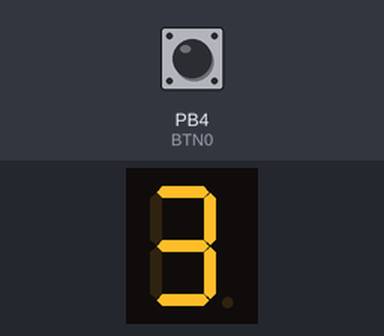
Simulated run of this program. Board: ATmega328P, built with avr-gcc and emulated at 16 MHz. Parts: 1-digit seven-segment display. Wiring (inferred from the names in the program): 1-digit 7-segment display, segments lit when HIGH: segments PD4, PD5, PD6, PD7, PB0, PB1, PB2. The inputs (shaded band) are chosen by the test bench; at power-on: PB4 (BTN0) LOW. The segment pins are drawn as the display they are named for.

Above: at 1.8 s.
1.9 s: PB4 (BTN0) pulled HIGH for 3.2 s
8.1 s: PB4 (BTN0) pulled HIGH for 0.6 s
At 11.6 s:
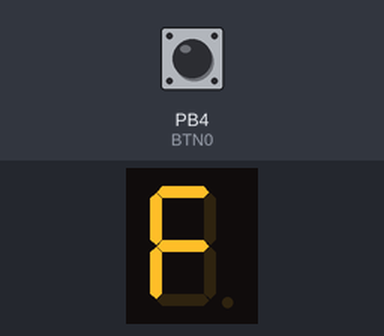
11.7 s: PB4 (BTN0) pulled HIGH for 1 s
At 18.1 s:
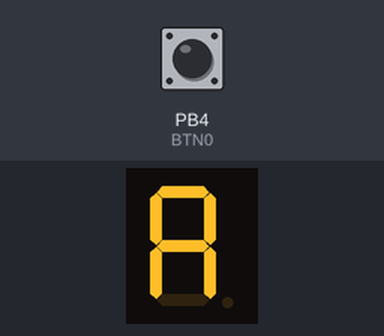
Timing chart, 0 to 19.6 s (numbered marks = the images above; inputs shaded):
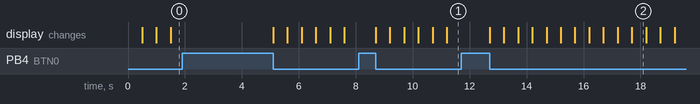

The program:

main.c
```c
/*
	* Practica 04
	* Bryan Alberto Flores García, 1866566
	* Tadeo Felipe Acosta Ibañez, 2078068
*/

#include <avr/io.h>
#define F_CPU 16000000UL
#include <util/delay.h>

//Outputs
#define DISPLAY_DDRX_SEG_AD DDRD
#define DISPLAY_PORTX_SEG_AD PORTD
#define DISPLAY_DDRX_SEG_EG DDRB
#define DISPLAY_PORTX_SEG_EG PORTB
#define DISPLAY_SEG_A PORTD4
#define DISPLAY_SEG_A_ON DISPLAY_PORTX_SEG_AD |= (1 << DISPLAY_SEG_A)
#define DISPLAY_SEG_A_OFF DISPLAY_PORTX_SEG_AD &= ~(1 << DISPLAY_SEG_A)
#define DISPLAY_SEG_B PORTD5
#define DISPLAY_SEG_B_ON DISPLAY_PORTX_SEG_AD |= (1 << DISPLAY_SEG_B)
#define DISPLAY_SEG_B_OFF DISPLAY_PORTX_SEG_AD &= ~(1 << DISPLAY_SEG_B)
#define DISPLAY_SEG_C PORTD6
#define DISPLAY_SEG_C_ON DISPLAY_PORTX_SEG_AD |= (1 << DISPLAY_SEG_C)
#define DISPLAY_SEG_C_OFF DISPLAY_PORTX_SEG_AD &= ~(1 << DISPLAY_SEG_C)
#define DISPLAY_SEG_D PORTD7
#define DISPLAY_SEG_D_ON DISPLAY_PORTX_SEG_AD |= (1 << DISPLAY_SEG_D)
#define DISPLAY_SEG_D_OFF DISPLAY_PORTX_SEG_AD &= ~(1 << DISPLAY_SEG_D)
#define DISPLAY_SEG_E PORTB0
#define DISPLAY_SEG_E_ON DISPLAY_PORTX_SEG_EG |= (1 << DISPLAY_SEG_E)
#define DISPLAY_SEG_E_OFF DISPLAY_PORTX_SEG_EG &= ~(1 << DISPLAY_SEG_E)
#define DISPLAY_SEG_F PORTB1
#define DISPLAY_SEG_F_ON DISPLAY_PORTX_SEG_EG |= (1 << DISPLAY_SEG_F)
#define DISPLAY_SEG_F_OFF DISPLAY_PORTX_SEG_EG &= ~(1 << DISPLAY_SEG_F)
#define DISPLAY_SEG_G PORTB2
#define DISPLAY_SEG_G_ON DISPLAY_PORTX_SEG_EG |= (1 << DISPLAY_SEG_G)
#define DISPLAY_SEG_G_OFF DISPLAY_PORTX_SEG_EG &= ~(1 << DISPLAY_SEG_G)
//Inputs
#define BTN_DDRX DDRB
#define BTN_PINX PINB
#define BTN0 PINB4
#define BTN0_READ BTN_PINX & (1 << BTN0)

#define RETARDO 500

void init_ports(void);
void display_show(uint8_t);


int main(void)
{
	init_ports();
	uint8_t i=0;
    while (1)
    {
		if(!(BTN0_READ)){
			display_show(i);
			if(i==15){
				i=0;
				}else{
				i++;
			}
			_delay_ms(RETARDO);
		}
    }
}
void init_ports(void){
	//outputs
	DISPLAY_DDRX_SEG_AD |= (1 << DISPLAY_SEG_A);
	DISPLAY_DDRX_SEG_AD |= (1 << DISPLAY_SEG_B);
	DISPLAY_DDRX_SEG_AD |= (1 << DISPLAY_SEG_C);
	DISPLAY_DDRX_SEG_AD |= (1 << DISPLAY_SEG_D);
	DISPLAY_DDRX_SEG_EG |= (1 << DISPLAY_SEG_E);
	DISPLAY_DDRX_SEG_EG |= (1 << DISPLAY_SEG_F);
	DISPLAY_DDRX_SEG_EG |= (1 << DISPLAY_SEG_G);

	//inputs
	BTN_DDRX &= ~(1 << BTN0);
}
void display_show(uint8_t i){
	switch (i){
		case 0:
			DISPLAY_SEG_A_ON;
			DISPLAY_SEG_B_ON;
			DISPLAY_SEG_C_ON;
			DISPLAY_SEG_D_ON;
			DISPLAY_SEG_E_ON;
			DISPLAY_SEG_F_ON;
			DISPLAY_SEG_G_OFF;
		break;
		case 1:
			DISPLAY_SEG_A_OFF;
			DISPLAY_SEG_B_ON;
			DISPLAY_SEG_C_ON;
			DISPLAY_SEG_D_OFF;
			DISPLAY_SEG_E_OFF;
			DISPLAY_SEG_F_OFF;
			DISPLAY_SEG_G_OFF;
		break;
		case 2:
			DISPLAY_SEG_A_ON;
			DISPLAY_SEG_B_ON;
			DISPLAY_SEG_C_OFF;
			DISPLAY_SEG_F_OFF;
			DISPLAY_SEG_G_ON;
			DISPLAY_SEG_E_ON;
			DISPLAY_SEG_D_ON;
		break;
		case 3:
			DISPLAY_SEG_A_ON;
			DISPLAY_SEG_B_ON;
			DISPLAY_SEG_C_ON;
			DISPLAY_SEG_D_ON;
			DISPLAY_SEG_E_OFF;
			DISPLAY_SEG_F_OFF;
			DISPLAY_SEG_G_ON;
		break;
		case 4:
			DISPLAY_SEG_A_OFF;
			DISPLAY_SEG_B_ON;
			DISPLAY_SEG_C_ON;
			DISPLAY_SEG_D_OFF;
			DISPLAY_SEG_E_OFF;
			DISPLAY_SEG_F_ON;
			DISPLAY_SEG_G_ON;
		break;
		case 5:
			DISPLAY_SEG_A_ON;
			DISPLAY_SEG_B_OFF;
			DISPLAY_SEG_C_ON;
			DISPLAY_SEG_D_ON;
			DISPLAY_SEG_E_OFF;
			DISPLAY_SEG_F_ON;
			DISPLAY_SEG_G_ON;
		break;
		case 6:
			DISPLAY_SEG_A_ON;
			DISPLAY_SEG_B_OFF;
			DISPLAY_SEG_C_ON;
			DISPLAY_SEG_D_ON;
			DISPLAY_SEG_E_ON;
			DISPLAY_SEG_F_ON;
			DISPLAY_SEG_G_ON;
		break;
		case 7:
			DISPLAY_SEG_A_ON;
			DISPLAY_SEG_B_ON;
			DISPLAY_SEG_C_ON;
			DISPLAY_SEG_D_OFF;
			DISPLAY_SEG_E_OFF;
			DISPLAY_SEG_F_OFF;
			DISPLAY_SEG_G_OFF;
		break;
		case 8:
			DISPLAY_SEG_A_ON;
			DISPLAY_SEG_B_ON;
			DISPLAY_SEG_C_ON;
			DISPLAY_SEG_D_ON;
			DISPLAY_SEG_E_ON;
			DISPLAY_SEG_F_ON;
			DISPLAY_SEG_G_ON;
		break;
		case 9:
			DISPLAY_SEG_A_ON;
			DISPLAY_SEG_B_ON;
			DISPLAY_SEG_C_ON;
			DISPLAY_SEG_D_OFF;
			DISPLAY_SEG_E_OFF;
			DISPLAY_SEG_F_ON;
			DISPLAY_SEG_G_ON;
		break;
		case 10:
			DISPLAY_SEG_A_ON;
			DISPLAY_SEG_B_ON;
			DISPLAY_SEG_C_ON;
			DISPLAY_SEG_D_OFF;
			DISPLAY_SEG_E_ON;
			DISPLAY_SEG_F_ON;
			DISPLAY_SEG_G_ON;
		break;
		case 11:
			DISPLAY_SEG_A_OFF;
			DISPLAY_SEG_B_OFF;
			DISPLAY_SEG_C_ON;
			DISPLAY_SEG_D_ON;
			DISPLAY_SEG_E_ON;
			DISPLAY_SEG_F_ON;
			DISPLAY_SEG_G_ON;
		break;
		case 12:
			DISPLAY_SEG_A_ON;
			DISPLAY_SEG_B_OFF;
			DISPLAY_SEG_C_OFF;
			DISPLAY_SEG_D_ON;
			DISPLAY_SEG_E_ON;
			DISPLAY_SEG_F_ON;
			DISPLAY_SEG_G_OFF;
		break;
		case 13:
			DISPLAY_SEG_A_OFF;
			DISPLAY_SEG_B_ON;
			DISPLAY_SEG_C_ON;
			DISPLAY_SEG_D_ON;
			DISPLAY_SEG_E_ON;
			DISPLAY_SEG_F_OFF;
			DISPLAY_SEG_G_ON;
		break;
		case 14:
			DISPLAY_SEG_A_ON;
			DISPLAY_SEG_B_OFF;
			DISPLAY_SEG_C_OFF;
			DISPLAY_SEG_D_ON;
			DISPLAY_SEG_E_ON;
			DISPLAY_SEG_F_ON;
			DISPLAY_SEG_G_ON;

		break;
		case 15:
			DISPLAY_SEG_A_ON;
			DISPLAY_SEG_B_OFF;
			DISPLAY_SEG_C_OFF;
			DISPLAY_SEG_D_OFF;
			DISPLAY_SEG_E_ON;
			DISPLAY_SEG_F_ON;
			DISPLAY_SEG_G_ON;
		break;
		default:
		break;
	}

}
```

Measured:
- what the display in image 2 shows lasts 0.5 s, from 17.7 s to 18.2 s
